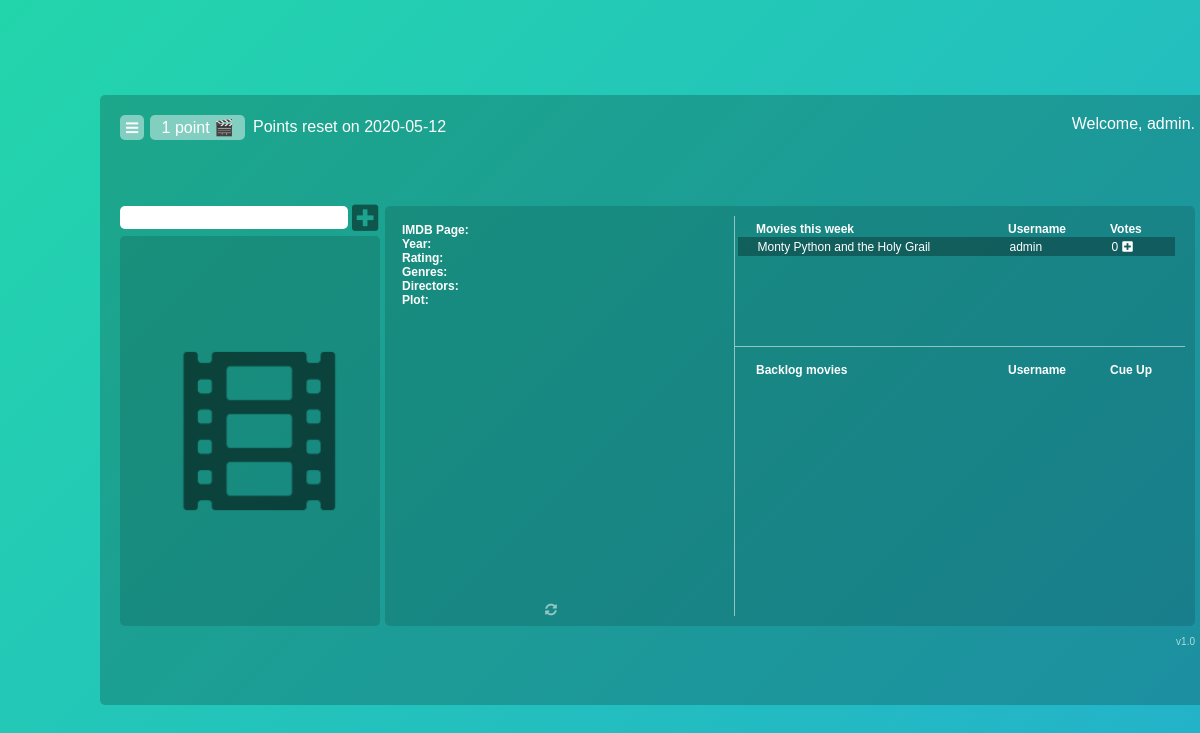
The page /index/admin (signed in) on the database as committed earlier.
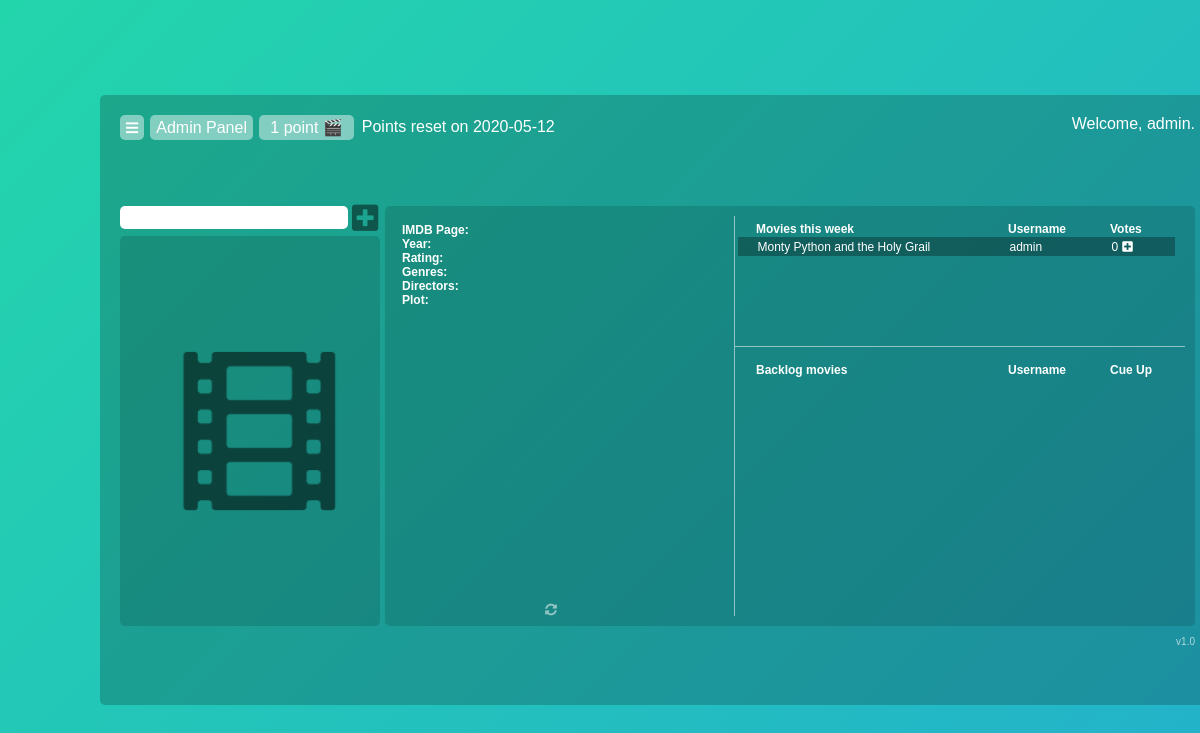
The same page on the database as committed later.
### app/models.py (models this page shows, shortened)
class User(UserMixin, db.Model):
    id = db.Column(db.Integer, primary_key=True)
    username = db.Column(db.String(16), index=True, unique=True)
    email = db.Column(db.String(120), index=True, unique=True)
    password_hash = db.Column(db.String(128))
    points = db.Column(db.Integer)
    last_vote = db.Column(db.String(80))
    user_type = db.Column(db.String)
    def get_points(self):
        return self.points

class Movies(db.Model):
    id = db.Column(db.Integer, primary_key=True)
    movie = db.Column(db.String(80))
    username = db.Column(db.String(16), index=True)
    date = db.Column(db.DateTime, index=True, default=datetime.utcnow)
    votes = db.Column(db.Integer)
    poster = db.Column(db.String(256))
    year = db.Column(db.Integer)
    rating = db.Column(db.String(12))
    plot = db.Column(db.String)
    genres = db.Column(db.String)
    category = db.Column(db.String(32))
    director = db.Column(db.String)
    imdb_page = db.Column(db.String)

### app/routes.py (the view)
@app.route('/index/<user>', methods=['GET','POST'])
@login_required
def index(user):
    user = User.query.filter_by(username=user).first()
    last_vote = user.last_vote
    points = user.get_points()
    date = get_nextdate()
    session = db.session
    date = datetime.date.today()
    start_week = date - datetime.timedelta(date.weekday())
    end_week = start_week + datetime.timedelta(7)
    instance = db.session.query(Movies).filter(Movies.category == 'cue')
    instance_old = db.session.query(Movies).filter(Movies.category == 'backlog')
    instance_archive = db.session.query(Movies).filter(Movies.category == 'archive')
    return render_template('index.html', user=user, points=points, date=date, instance=instance, instance_old=instance_old, last_vote=last_vote,instance_archive=instance_archive)

### app/models.py (called while the page is built)
@login.user_loader
def load_user(id):
    return User.query.get(int(id))

### app/routes.py (called while the page is built)
def get_nextdate():
    d = datetime.date.today()
    while d.weekday() != 5:
        d += datetime.timedelta(1)
    return d

### app/templates/index.html (shortened to what this page needs)
<html>
    <head>
        <link rel="stylesheet" href="{{ url_for('static', filename='css/index.css') }}">
        <link rel="stylesheet" href="{{ url_for('static', filename='css/table.css') }}">
        <link rel="stylesheet" href="{{ url_for('static', filename='css/profile.css') }}">
        <link rel="stylesheet" href="https://cdnjs.cloudflare.com/ajax/libs/font-awesome/5.13.0/css/all.min.css">
    </head>
    <body>
        <div id="wrapper">
            <div id="main">
                <div id="user-area-top">
                    <button id="home-button"><i class="fa fa-bars"></i></button>
                    {% if current_user.user_type == 'admin' %}
                        <button id="admin-cp-button">Admin Panel</button>
                    {% endif %}
                    <div id="your-points-field">
                        {% if points == 1 %}
                            <span id="points">{{ points }} point 🎬</span>
                        {% else %}
                            <span id="points">{{ points }} points 🎬</span>
                        {% endif %}
                    </div>
                    <span id="welcome-message">Welcome, {{ current_user.username }}.</span>
                    <span id="next-date">Points reset on {{ date }}</span>
                </div>
                <div id="user-area-mid">
                    <div id="movie-add-area">
                        <input type="field" id="addmovie-field" name="addmovie-field"/>
                        <i id="addmovie-button" class="fa fa-plus-square"></i>
                    </div>
                    <div id="movie-poster">
                    </div>
                    <div id="movie-que-area">
                        <div id="movie-info">
                            <span class="movie-property">IMDB Page: </span><br>
                            <span class="movie-property">Year: </span><br>
                            <span class="movie-property">Rating: </span><br>
                            <span class="movie-property">Genres: </span><br>
                            <span class="movie-property">Directors: </span><br>
                            <span class="movie-property">Plot: </span>
                            <i id="refresh-movie" class="fa fa-sync-alt"></i>
                        </div>
                        <div id="movie-que-table-wrapper">
                            <table id="movie-que-table">
                                <tr id="table-header">
                                    <th></th>
                                    <th>Movies this week</th>
                                    <th>Username</th>
                                    <th>Votes</th>
                                    <th></th>
                                </tr>
                                {%for object in instance %}
                                <tr id="{{ object.movie }}">
                                    <td></td>
                                    <td>{{ object.movie }}</td>
                                    <td id="user-profile-button">{{ object.username }}</td>
                                    <td><span>{{ object.votes }}</span><i id="vote-button-plus" class="fa fa-plus-square"></i></td>
                                    <td></td>
                                </tr>
                                {% endfor %}
                            </table>
                            <div id="table-separator"></div>
                            <table id="movie-lw-table">
                                <tr id="table-header">
                                    <th></th>
                                    <th>Backlog movies</th>
                                    <th>Username</th>
                                    <th>Cue Up</th>
                                    <th></th>
                                </tr>
                            </table>
                        </div>
                    </div>
                </div>
                <p style="float:right;color:rgba(255, 255, 255, 0.65);font-size:10px;">v1.0</p>
            </div>
        </div>
    </body>
</html>

### app/static/css/index.css (style rules this page uses)
html, body { background: linear-gradient(-45deg, #ee7752, #e73c7e, #23a6d5, #23d5ab); background-size: 400% 400%; animation: gradient 15s ease infinite; height:100vh; padding:0px; margin:0px; font-family:arial; }
#wrapper { margin:0 auto; width:1000px; position: absolute; top: 50%; left:0; right:0; transform: translateY(-50%); z-index:10; }
#main { width:1075px; height:570px; padding:20px; background-color: rgba(0, 0, 0, 0.2); border-radius:5px; }
input { border:none; border-radius:5px; padding:4px; }
#user-area-top { width:100%; height:16%; }
#user-area-top span { color:white; }
#home-button { border:none; background-color:#ffffff73; float:left; font-size: 14px; height:25px; color:#ffffff; border-radius:5px; transition:0.4s; }
#welcome-message { float:right; }
#your-points-field { margin-left:6px; width:90px; height:20px; float:left; border-radius:5px; text-align:center; padding:2.6px; line-height:20px; background-color:rgba(255, 255, 255, 0.452); }
#points { color:white; transition: color 1s; }
#next-date { float:left; padding:2.6px; margin-left:5px; }
#user-area-mid { width:100%; }
#addmovie-field { float:left; width:228px; float:left; border-radius:5px; }
#addmovie-button { font-size:30px; line-height:25px; margin:0; color:rgba(0, 0, 0, 0.473); transition:0.4s; cursor: pointer; margin-left:4px; }
#movie-add-area { position: absolute; }
#movie-poster { margin-top:15px; width:260px; height:390px; border-radius:5px; background-color:rgba(0, 0, 0, 0.13); background-image: url('/static/images/no-movie-poster.png'); float:left; }
#movie-info { width:340px; height:100%; float:left; padding:7px; border-right:1px solid rgba(255, 255, 255, 0.527); box-sizing: border-box; overflow-y:scroll; scrollbar-width: none; position:relative; }
#movie-info .movie-property { font-weight:bolder; }
#refresh-movie { position: absolute; color:rgba(255, 255, 255, 0.534); bottom:0; left:150; font-size:12px; }
#movie-info span { color:rgb(255, 255, 255); font-size:12px; margin-bottom:5px; }
#movie-poster { background-repeat: no-repeat; background-size: cover; transition: opacity .6s ease-in-out; margin-top:30px; }
#movie-que-area { border-radius:5px; background-color:rgba(0, 0, 0, 0.13); width:auto; height:400px; float:right; padding:10px; }
#admin-cp-button { margin-left:6px; width:auto; height:25px; float:left; border-radius:5px; text-align:center; vertical-align: middle; color:white; font-size:16px; background-color:rgba(255, 255, 255, 0.452); border:none; transition:0.5s; }

### app/static/css/table.css (style rules this page uses)
#movie-que-table-wrapper { overflow-y:scroll; height:100%; scrollbar-width: thin; scrollbar-color: dark; width:450px; }
#movie-que-table { color:white; font-weight:normal; text-align:left; font-size:12px; border-spacing: 0px; border-collapse: separate; padding-left:3px; padding-top:5px; margin-bottom:90px; }
#vote-button-plus { margin-left:4px; }
#movie-que-table th:first-child { width:15px; }
#movie-que-table th:nth-child(2) { width:250px; }
#movie-que-table th:nth-child(4) { width:50px; }
#movie-que-table th:last-child { width:12px; }
#movie-que-table th { width:100px; }
#movie-que-table td { padding: 2.5px; cursor:pointer; }
.selected-movie { background-color:rgba(0, 0, 0, 0.473); }
#table-separator { width:100%; border-top: 1px solid rgba(255, 255, 255, 0.527); margin-top:10px; margin-bottom:10px; }
#movie-lw-table { color:rgba(255, 255, 255, 0.774); font-weight:normal; text-align:left; font-size:12px; border-spacing: 0px; border-collapse: separate; padding-left:3px; padding-top:5px; }
#movie-lw-table th:first-child { width:15px; }
#movie-lw-table th:nth-child(2) { width:250px; }
#movie-lw-table th:nth-child(4) { width:50px; }
#movie-lw-table th:last-child { width:12px; }
#movie-lw-table th { width:100px; color:white; }

### app/static/css/profile.css (style rules this page uses)
.selected-movie { background-color:rgba(0, 0, 0, 0.301); }

Rows that differ between the two databases and show on the page:
changed User "admin": user_type empty → "admin" (drawn)
Other text that changed with them:
text now shown: "Admin Panel"
